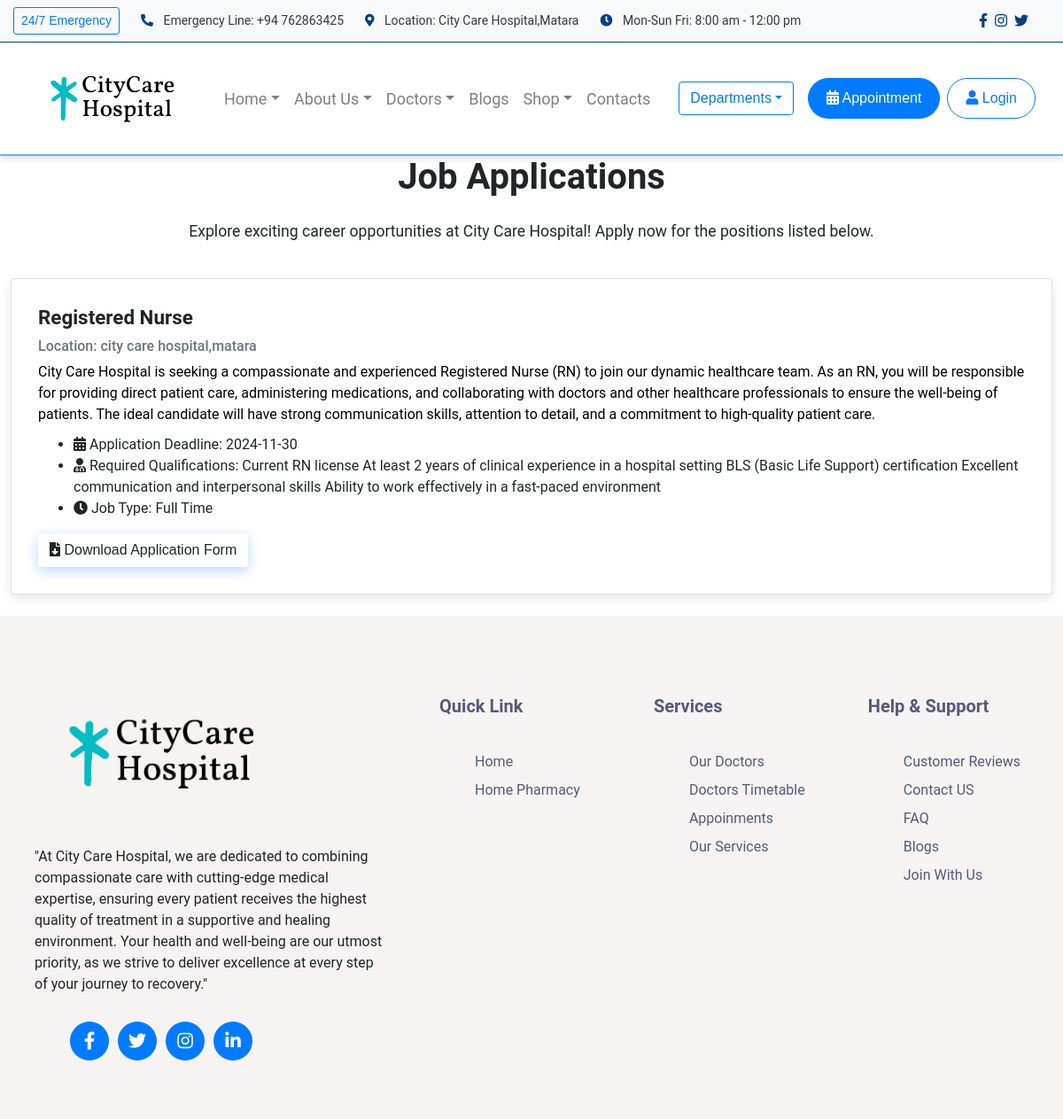
/appilcation.php, run on the app's committed database.
### tables this page shows
CREATE TABLE IF NOT EXISTS `job_postings` (
  `id` int NOT NULL AUTO_INCREMENT,
  `title` varchar(100) NOT NULL,
  `location` varchar(100) NOT NULL,
  `description` text NOT NULL,
  `deadline` date NOT NULL,
  `qualifications` text NOT NULL,
  `job_type` varchar(50) NOT NULL,
  `file_path` varchar(255) NOT NULL,
  PRIMARY KEY (`id`)
);

### appilcation.php (the view, shortened to what this page needs)
<?php
$conn = new mysqli("localhost", "root", "", "hospital_db");
$result = $conn->query("SELECT * FROM job_postings");
?>
<!DOCTYPE html>
<html lang="en">
<head>
    <link rel="stylesheet" href="https://cdnjs.cloudflare.com/ajax/libs/font-awesome/5.15.4/css/all.min.css">
    <link rel="stylesheet" href="https://stackpath.bootstrapcdn.com/bootstrap/4.5.2/css/bootstrap.min.css">
    <link rel="stylesheet" href="css/job-application.css">
</head>
<body>
    <?php include 'Header.php'; ?>
    <div class="container job-application-container">
        <h1 class="text-center mb-4">Job Applications</h1>
        <p class="text-center">Explore exciting career opportunities at City Care Hospital! Apply now for the positions listed below.</p>
        <?php if ($result->num_rows > 0): ?>
            <?php while($row = $result->fetch_assoc()): ?>
                <div class="card job-posting mb-4">
                    <div class="card-body">
                        <h5 class="card-title"><?= htmlspecialchars($row['title']); ?></h5>
                        <h6 class="card-subtitle mb-2 text-muted">Location: <?= htmlspecialchars($row['location']); ?></h6>
                        <p class="card-text"><?= htmlspecialchars($row['description']); ?></p>
                        <ul class="job-details">
                            <li><i class="fas fa-calendar-alt"></i> Application Deadline: <?= htmlspecialchars($row['deadline']); ?></li>
                            <li><i class="fas fa-user-md"></i> Required Qualifications: <?= htmlspecialchars($row['qualifications']); ?></li>
                            <li><i class="fas fa-clock"></i> Job Type: <?= htmlspecialchars($row['job_type']); ?></li>
                        </ul>
                        <a href="<?= htmlspecialchars($row['file_path']); ?>" class="btn btn-download" download>
                            <i class="fas fa-file-download"></i> Download Application Form
                        </a>
                    </div>
                </div>
            <?php endwhile; ?>
        <?php else: ?>
            <p class="text-center">No job postings available at the moment. Please check back later.</p>
        <?php endif; ?>
    </div>
    <?php include 'Footer.php'; ?>
</body>
</html>

### Header.php (shortened to what this page needs)
<?php
$user_name = 'User';
?>
<!DOCTYPE html>
<html lang="en">
<head>
    <link rel="stylesheet" href="https://stackpath.bootstrapcdn.com/bootstrap/4.5.2/css/bootstrap.min.css">
    <link rel="stylesheet" href="https://cdnjs.cloudflare.com/ajax/libs/font-awesome/5.15.1/css/all.min.css">
    <link rel="stylesheet" href="css/index.css">
</head>
<body>
    <header class="header header-layout1">
        <div class="header-topbar bg-light py-2">
            <div class="container-fluid">
                <div class="row align-items-center">
                    <div class="col-12">
                        <div class="d-flex align-items-center justify-content-between">
                            <ul class="contact__list d-flex flex-wrap align-items-center list-unstyled mb-0">
                                <li class="mr-4">
                                    <button class="btn btn-sm btn-outline-primary" data-toggle="modal" data-target="#miniPopup-emergency">24/7 Emergency</button>
                                </li>
                                <li class="mr-4">
                                    <i class="fas fa-phone-alt"></i>
                                    <a href="tel:+201061245741" class="ml-2">Emergency Line: +94 762863425</a>
                                </li>
                                <li class="mr-4">
                                    <i class="fas fa-map-marker-alt"></i>
                                    <a href="#" class="ml-2">Location: City Care Hospital,Matara</a>
                                </li>
                                <li class="mr-4">
                                    <i class="fas fa-clock"></i>
                                    <a href="contact-us." class="ml-2">Mon-Sun Fri: 8:00 am - 12:00 pm</a>
                                </li>
                            </ul>
                            <div class="d-flex">
                                <ul class="social-icons list-unstyled mb-0 mr-3">
                                    <li class="mr-2"><a href="#"><i class="fab fa-facebook-f"></i></a></li>
                                    <li class="mr-2"><a href="#"><i class="fab fa-instagram"></i></a></li>
                                    <li class="mr-2"><a href="#"><i class="fab fa-twitter"></i></a></li>
                                </ul>
                            </div>
                        </div>
                    </div>
                </div>
            </div>
        </div>
        <nav class="navbar navbar-expand-lg navbar-light bg-white sticky-top">
            <div class="container-fluid">
                <a class="navbar-brand" href="index.php">
                    <img src="images/logo/Logo.png" class="logo-light" alt="logo">
                </a>
                <div class="collapse navbar-collapse" id="mainNavigation">
                    <ul class="navbar-nav ml-auto">
                        <li class="nav-item dropdown">
                            <a class="nav-link dropdown-toggle" href="#" id="homeDropdown" role="button" data-toggle="dropdown" aria-haspopup="true" aria-expanded="false">Home</a>
                        </li>
                        <li class="nav-item dropdown">
                            <a class="nav-link dropdown-toggle" href="#" id="aboutDropdown" role="button" data-toggle="dropdown" aria-haspopup="true" aria-expanded="false">About Us</a>
                        </li>
                        <li class="nav-item dropdown">
                            <a class="nav-link dropdown-toggle" href="#" id="doctorsDropdown" role="button" data-toggle="dropdown" aria-haspopup="true" aria-expanded="false">Doctors</a>
                        </li>
                        <li class="nav-item">
                            <a class="nav-link" href="blog.php">Blogs</a>
                        </li>
                        <li class="nav-item dropdown">
                            <a class="nav-link dropdown-toggle" href="#" id="shopDropdown" role="button" data-toggle="dropdown" aria-haspopup="true" aria-expanded="false">Shop</a>
                        </li>
                        <li class="nav-item">
                            <a class="nav-link" href="contact-us.php">Contacts</a>
                        </li>
                    </ul>
                    <div class="d-flex align-items-center ml-lg-4">
                        <div class="dropdown mr-3">
                            <a class="btn btn-outline-secondary dropdown-toggle" href="departments.html" role="button" id="departmentsDropdown" data-toggle="dropdown" aria-haspopup="true" aria-expanded="false">Departments</a>
                        </div>
                        <a href="appoiment.php" class="btn btn-primary btn-rounded mr-2">
                            <i class="fas fa-calendar-alt"></i> Appointment
                        </a>
                        <?php if (isset($_SESSION['user_id'])): ?>
                            <a href="profile.php" class="btn btn-outline-primary btn-rounded">
                                <i class="fas fa-user"></i> <?= $user_name ?>
                            </a>
                            <a href="logout.php" class="btn btn-outline-danger btn-rounded logout-button">
    <i class="fas fa-sign-out-alt"></i> Logout
</a>
                        <?php else: ?>
                            <a href="login.php" class="btn btn-outline-primary btn-rounded">
                                <i class="fas fa-user"></i> Login
                            </a>
                        <?php endif; ?>
                    </div>
                </div>
            </div>
        </nav>
    </header>
</body>
</html>

### Footer.php (shortened to what this page needs)
<!DOCTYPE html>
<html lang="en">
<head>
    <link rel="stylesheet" href="footer.css">
</head>
<body>
<footer>
      <div class="container">
        <div class="wrapper">
          <div class="footer-widget">
            <a href="#">
              <img src="images/logo/logo.png" class="logo" />
            </a>
            <p class="desc">
            "At City Care Hospital, we are dedicated to combining compassionate care with cutting-edge medical expertise, ensuring every patient receives the highest quality of treatment in a supportive and healing environment. Your health and well-being are our utmost priority, as we strive to deliver excellence at every step of your journey to recovery."
            </p>
            <ul class="socials">
              <li>
                <a href="#">
                  <i class="fab fa-facebook-f"></i>
                </a>
              </li>
              <li>
                <a href="#">
                  <i class="fab fa-twitter"></i>
                </a>
              </li>
              <li>
                <a href="#">
                  <i class="fab fa-instagram"></i>
                </a>
              </li>
              <li>
                <a href="#">
                  <i class="fab fa-linkedin-in"></i>
                </a>
              </li>
            </ul>
          </div>
          <div class="footer-widget">
            <h6>Quick Link</h6>
            <ul class="links">
              <li><a href="#">Home</a></li>
              <li><a href="shop.php">Home Pharmacy</a></li>
            </ul>
          </div>
          <div class="footer-widget">
            <h6>Services</h6>
            <ul class="links">
              <li><a href="doctorsgrid.php">Our Doctors</a></li>
              <li><a href="doctorstimetb.php">Doctors Timetable</a></li>
              <li><a href="appoiment.php">Appoinments</a></li>
              <li><a href="servicegrid.php">Our Services</a></li>
            </ul>
          </div>
          <div class="footer-widget">
            <h6>Help &amp; Support</h6>
            <ul class="links">
              <li><a href="reviews.php">Customer Reviews</a></li>
              <li><a href="contact-us.php">Contact US</a></li>
              <li><a href="faq.php">FAQ</a></li>
              <li><a href="blog.php">Blogs</a></li>
              <li><a href="appilcation.php">Join with Us</a></li>
            </ul>
          </div>
        </div>
    </footer>
</body>
</html>

### css/job-application.css (style rules this page uses)
body { font-family: 'Poppins', sans-serif; background-color: #f4f7fb; color: #333; }
.job-application-container { padding: 60px 15px; }
.job-application-container h1 { font-size: 2.5rem; font-weight: 600; margin-bottom: 20px; }
.job-application-container p { font-size: 1.1rem; margin-bottom: 40px; }
.job-posting { background-color: #fff; border: none; border-radius: 10px; box-shadow: 0 4px 12px rgba(0, 0, 0, 0.1); transition: all 0.3s ease; }
.job-posting .card-body { padding: 30px; }
.job-posting .card-title { font-size: 1.4rem; font-weight: 600; margin-bottom: 15px; }
.job-posting .card-text { font-size: 1rem; margin-bottom: 10px; }
.btn-download { background-color: #007bff; color: #fff; border-radius: 50px; padding: 12px 30px; box-shadow: 0 4px 14px rgba(0, 123, 255, 0.3); transition: all 0.3s ease; }

### css/footer.css (style rules this page uses)
footer { position: relative; width: 100%; height: auto; padding-top: 80px; background-color: #f7f3f3; }
.container { width: 100%; max-width: 1320px; margin: 0 auto; padding: 0 12px; }
.wrapper { display: flex; justify-content: space-between; flex-direction: row; flex-wrap: wrap; }
.wrapper .footer-widget { width: calc(20% - 30px); margin: 0 15px 50px; padding: 0 12px; }
.wrapper .footer-widget:nth-child(1) { width: calc(40% - 50px); margin-right: 15px; }
.wrapper .footer-widget .logo { margin-bottom: 30px; vertical-align: middle; }
.wrapper .footer-widget p { margin-bottom: 30px; font-size: 16px; line-height: 24px; }
.wrapper .footer-widget .socials { display: flex; align-items: center; justify-content: flex-start; }
.wrapper .footer-widget .socials li { list-style: none; }
.wrapper .footer-widget .socials li a { width: 44px; height: 44px; margin-right: 10px; color: #ffffff; background-color: var(--primary-blue); border-radius: 50%; font-size: 20px; text-decoration: none; display: flex; align-items: center; justify-content: center; transition: all 0.3s ease-out; }
.logo { max-height: 150px; transition: transform 0.3s ease; }
.wrapper .footer-widget h6 { color: #585978; margin: 10px 0 35px; font-size: 20px; font-weight: 600; }
.wrapper .footer-widget .links li { list-style: none; }
.wrapper .footer-widget .links li a { color: #585978; font-size: 16px; text-decoration: none; text-transform: capitalize; line-height: 32px; transition: all 0.3s ease-out; }

### data on the page
job_postings: title "Registered Nurse", location "city care hospital,matara", description "City Care Hospital is seeking a compassionate and experienced Registered Nurse (RN) to join our dynamic healthcare team. As an RN, you will be responsible for providing direct patient care, administering medications, and collaborating with doctors and other healthcare professionals to ensure the well-being of patients. The ideal candidate will have strong communication skills, attention to detail, and a commitment to high-quality patient care.", deadline "2024-11-30", qualifications "Current RN license At least 2 years of clinical experience in a hospital setting BLS (Basic Life Support) certification Excellent communication and interpersonal skills Ability to work effectively in a fast-paced environment", job_type "Full Time"
